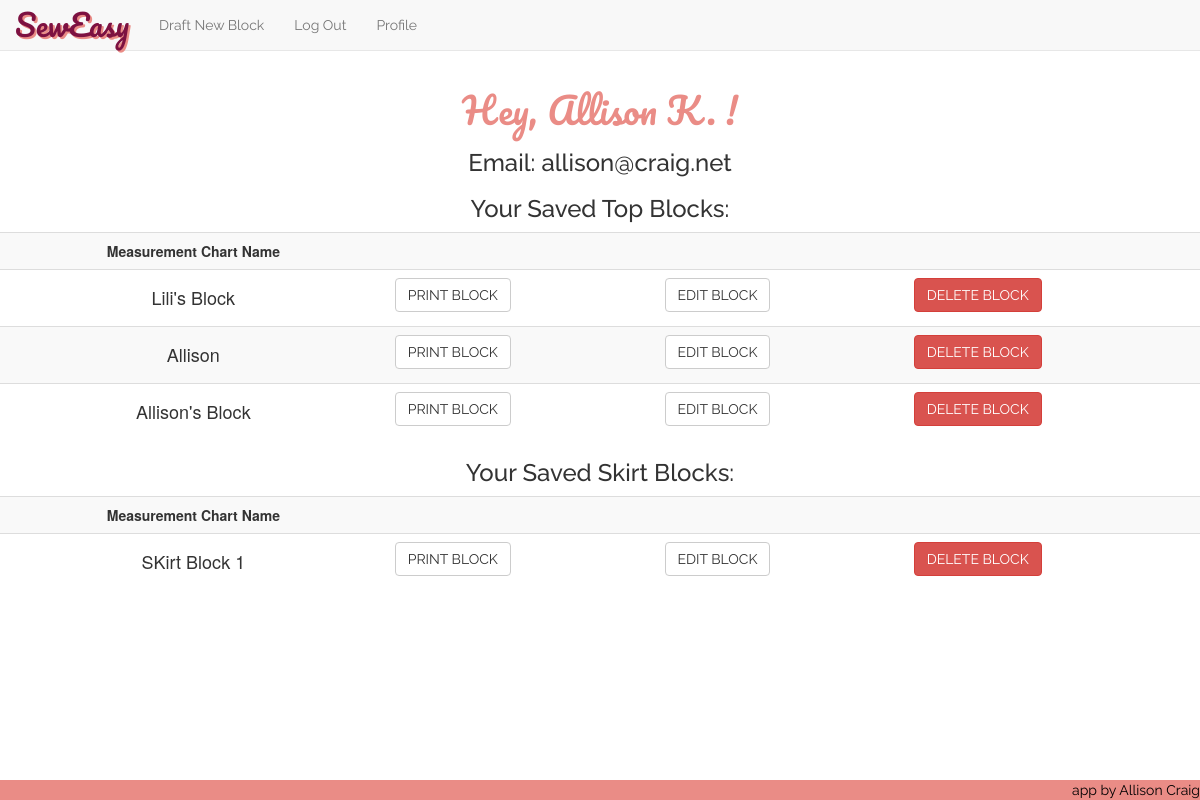
/profile (signed in), run on an earlier commit of the app's database.
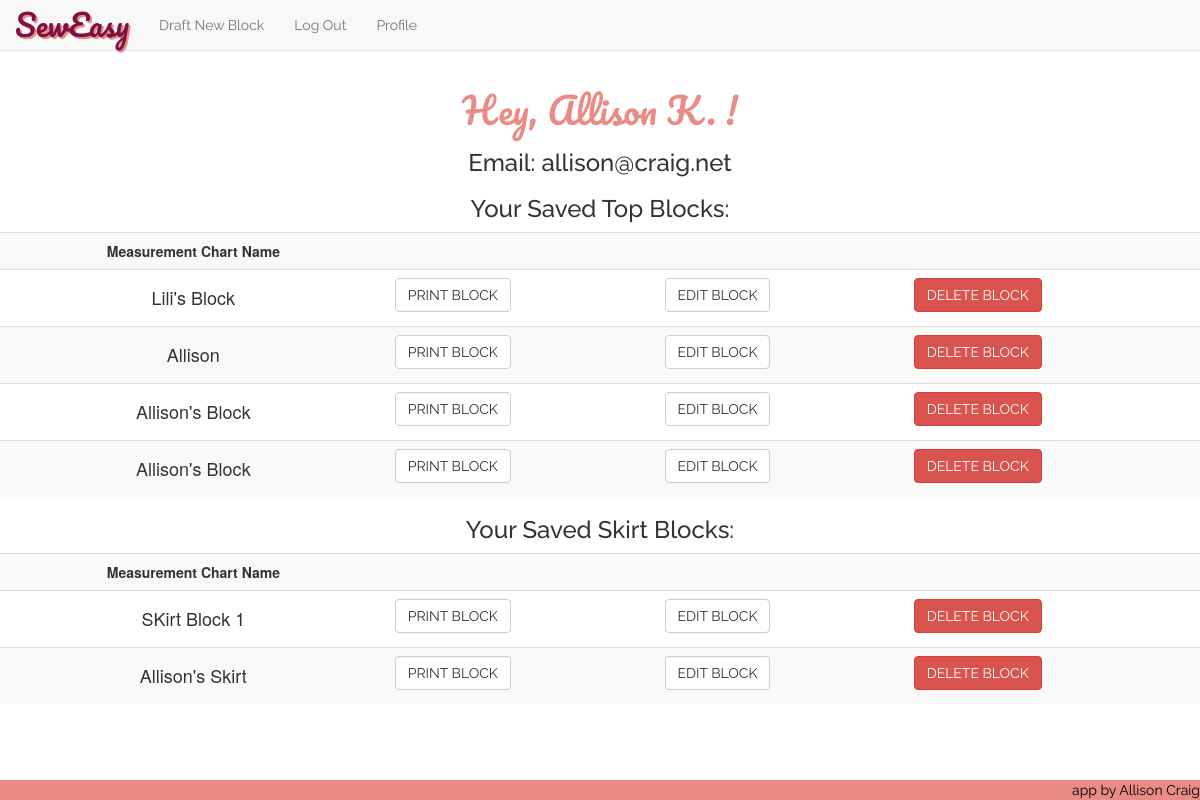
And on a later commit of the database.
### model.py (models this page shows, shortened)
class User(db.Model):
    __tablename__ = "Users"
    user_id = db.Column(db.Integer, autoincrement=True, primary_key=True)
    fb_id = db.Column(db.String(64), unique=True, nullable=True)
    email = db.Column(db.String(64), unique=True, nullable=False)
    password = db.Column(db.String(64), nullable=True)
    fname = db.Column(db.String(15), nullable=False)

class Measurement_Chart_Top(db.Model):
    __tablename__ = "Measurement_Chart_Tops"
    chart_id = db.Column(db.Integer, autoincrement=True, primary_key=True)
    nickname = db.Column(db.Integer, nullable=False)
    user_id = db.Column(db.String(100), db.ForeignKey('Users.user_id'))
    bust = db.Column(db.Integer, nullable=False)
    waist = db.Column(db.Integer, nullable=False)
    full_length = db.Column(db.Integer, nullable=False)
    center_front = db.Column(db.Integer, nullable=False)
    front_shoulder_slope = db.Column(db.Integer, nullable=False)
    strap = db.Column(db.Integer, nullable=False)
    front_across_shoulder = db.Column(db.Integer, nullable=False)
    across_chest = db.Column(db.Integer, nullable=False)
    bust_depth = db.Column(db.Integer, nullable=False)
    shoulder_length = db.Column(db.Integer, nullable=False)
    bust_arc = db.Column(db.Integer, nullable=False)
    bust_span = db.Column(db.Integer, nullable=False)
    waist_arc = db.Column(db.Integer, nullable=False)
    dart_placement = db.Column(db.Integer, nullable=False)
    side_length = db.Column(db.Integer, nullable=False)
    full_length_back = db.Column(db.Integer, nullable=False)
    center_back = db.Column(db.Integer, nullable=False)
    back_shoulder_slope = db.Column(db.Integer, nullable=False)
    across_back = db.Column(db.Integer, nullable=False)
    back_arc = db.Column(db.Integer, nullable=False)
    waist_arc_back = db.Column(db.Integer, nullable=False)
    back_neck = db.Column(db.Integer, nullable=False)
    back_across_shoulder = db.Column(db.Integer, nullable=False)
    back_dart_intake = db.Column(db.Integer, nullable=False)
    user = db.relationship("User",
                           backref=db.backref("Measurement_Chart_Tops"))

class Measurement_Chart_Skirt(db.Model):
    __tablename__ = "Measurement_Chart_Skirts"
    chart_id = db.Column(db.Integer, autoincrement=True, primary_key=True)
    nickname = db.Column(db.Integer, nullable=False)
    user_id = db.Column(db.String(100), db.ForeignKey('Users.user_id'))
    waist = db.Column(db.Integer, nullable=False)
    hip = db.Column(db.Integer, nullable=False)
    center_front_hip_depth = db.Column(db.Integer, nullable=False)
    back_hip_arc = db.Column(db.Integer, nullable=False)
    center_back_hip_depth = db.Column(db.Integer, nullable=False)
    front_hip_arc = db.Column(db.Integer, nullable=False)
    dart_placement = db.Column(db.Integer, nullable=False)
    user = db.relationship("User",
                           backref=db.backref("Measurement_Chart_Skirts"))

### server.py (the view)
@app.route('/profile')
def user_profile_page():
    user_email = session['logged_in_customer_email']
    user = User.query.filter(User.email==user_email).one()
    current_user_id = user.user_id
    saved_blocks_tops = Measurement_Chart_Top.query.filter(Measurement_Chart_Top.user_id==current_user_id).all()
    saved_blocks_skirts = Measurement_Chart_Skirt.query.filter(Measurement_Chart_Skirt.user_id==current_user_id).all()
    return render_template("profile.html", user=user, session=session, savedblockstops=saved_blocks_tops, savedblocksskirts=saved_blocks_skirts)

### server.py (called while the page is built)
@app.before_request
def add_tests():
    g.jasmine_tests = JS_TESTING_MODE

### templates/profile.html (shortened to what this page needs)
{% extends 'base.html' %}
{% block content %}
<center><h1 class='heading-titles'>Hey, {{ user.fname }} !</h1></center>
<center><h3 class="raleway">Email: {{ user.email }}</h3></center>
{% if savedblockstops %}
<center><h3 class="raleway">Your Saved Top Blocks: </h3></center>
<table class="table table-hover table-striped">
	<th><center>Measurement Chart Name</center></th>
	<th></th>
	<th></th>
	<th></th>
{% for sblocktop in savedblockstops %}
	<tr class="saved-block">
		<td><center><h4>{{ sblocktop.nickname }}</h4></center>
		<center>
			<td><form action='/print/{{sblocktop.chart_id}}'>
				<button class="btn btn-default">PRINT BLOCK</button>
			</form></td>
			<td><form action='/edit/{{sblocktop.chart_id}}'>
				<button class="btn btn-default" value="{{ sblocktop.chart_id }}">EDIT BLOCK</button>
			</form></td>
			<td><button class="btn btn-danger delete-btn" id='chart-id' value="{{ sblocktop.chart_id }}">DELETE BLOCK</button></td>
		</center>
		</td>
	</tr>
{% endfor %}
</table>
{% endif %}
{% if savedblocksskirts %}
<center><h3 class="raleway">Your Saved Skirt Blocks: </h3></center>
<table class="table table-hover table-striped">
	<th><center>Measurement Chart Name</center></th>
	<th></th>
	<th></th>
	<th></th>
{% for sblockskirt in savedblocksskirts %}
	<tr class="saved-block">
		<td><center><h4>{{ sblockskirt.nickname }}</h4></center>
		<center>
			<td><form action='/print/{{sblockskirt.chart_id}}'>
				<button class="btn btn-default">PRINT BLOCK</button>
			</form></td>
			<td><form action='/edit/{{sblockskirt.chart_id}}'>
				<button class="btn btn-default" value="{{ sblockskirt.chart_id }}">EDIT BLOCK</button>
			</form></td>
			<td><button class="btn btn-danger delete-btn" name='chart-id' value="{{ sblockskirt.chart_id }}">DELETE BLOCK</button></td>
		</center>
		</td>
	</tr>
{% endfor %}
</table>
{% endif %}
{% endblock %}

### templates/base.html (shortened to what this page needs)
<!DOCTYPE html>
<html>
<head>
	<link rel='stylesheet' href='/static/css/style.css'>
	<link rel='stylesheet' href='/static/css/bootstrap.min.css'>
</head>
<body>
	<nav class="navbar navbar-default navbar-fixed-top">
			<a class="navbar-brand" id="corner-logo" href="/">SewEasy</a>
			<ul class="nav navbar-nav">
			{% if session['current_user_id'] is defined %}
				<li><a href="/choose-block">Draft New Block</a></li>
                <li><a href="/logout" id="logout">Log Out</a></li>
                <li><a href="/profile" id="profile">Profile</a></li>
            {% else %}
                  <li><a href="/login">Log In</a></li>
                  <li><a href="/register">Register</a></li>
<!--                   <li><a href="/fb-login">Login with Facebook</a></li>
 -->                {% endif %}
             </ul>
	</nav>
	{% block content %}{% endblock %}
	<footer><a href="https://github.com/allisonkcraig" target="blank" id="footer-a">app by Allison Craig</a></footer>
</body>
</html>

### static/css/style.css (style rules this page uses)
body { padding-top: 70px; margin-bottom: 2em; padding-bottom: 4em; }
.btn { font-family: "Raleway"; }
.heading-titles { font-family: 'Pacifico', cursive; color: #EA8C86; }
#corner-logo { font-family: 'Pacifico', cursive; font-size: 30px; text-decoration: none; text-shadow: 2px 2px #EA8C86; color: #7D1141; }
.navbar { font-family: "Raleway"; }
footer { font-family: "Raleway"; background-color: #EA8C86; position:fixed; left:0px; bottom:0px; height:20px; width:100%; }
#footer-a { text-decoration: none; color: black; float: right; }
.raleway { font-family: "Raleway"; }

What changed in the data, as far as the page shows it:
added Measurement_Chart_Top: nickname "Allison's Block", {{ sblocktop.chart_id }} 4 (drawn)
added Measurement_Chart_Skirt: nickname "Allison's Skirt", {{ sblockskirt.chart_id }} 2 (drawn)
